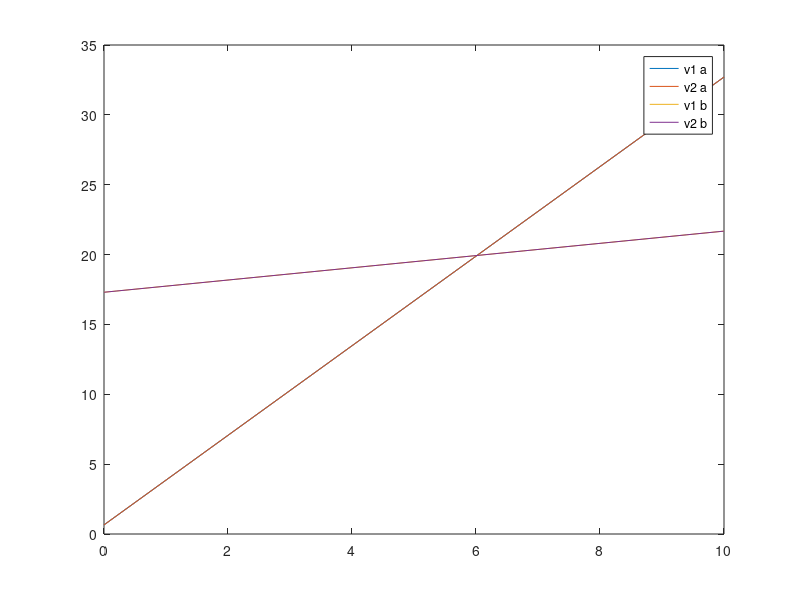

Write the MATLAB code that produced this figure.
clear all
close all
clc

x = [6.1543 7.9194 9.2181 7.3821 1.7627 4.0571 9.3547 9.1690 4.1027 8.9365]';
y = [21.0518 23.0857 31.0830 27.3933 5.9044 15.8872 32.5721 26.3197 11.4262 29.9518]';

% Realizar y dibujar el ajuste de una recta
% primera version
p = polyfit(x,y,1);
xp = linspace(0,10);
plot (xp,polyval(p,xp)); hold on;
% segunda version
A = [x ones(size(x))];
coefs = pinv(A)*y;
r = y-A*coefs;
E = r'*r;
xr=[0 10];
yr=[coefs(2) coefs(1)*10+coefs(2)];
plot (xr,yr); 



%Añadir el dato x = 15, y = 2, y volver a realizar el ajuste. 
x(end+1) = 15;
y(end+1) = 2;

p = polyfit(x,y,1);
xp = linspace(0,10);
plot (xp,polyval(p,xp));

A = [x ones(size(x))];
coefs = pinv(A)*y;
r = y-A*coefs;
E = r'*r;
xr=[0 10];
yr=[coefs(2) coefs(1)*10+coefs(2)];
plot (xr,yr); hold off;
legend("v1 a", 'v2 a', 'v1 b', 'v2 b');
% al añadir el nuevo dato, la recta se hace mucho mas paralela al eje x, ya
% que el valor de x es bastante mas alto de los que ya tenemos y la y es
% bastante pequeña. Luego la nueva recta debe adaptarse a esto

